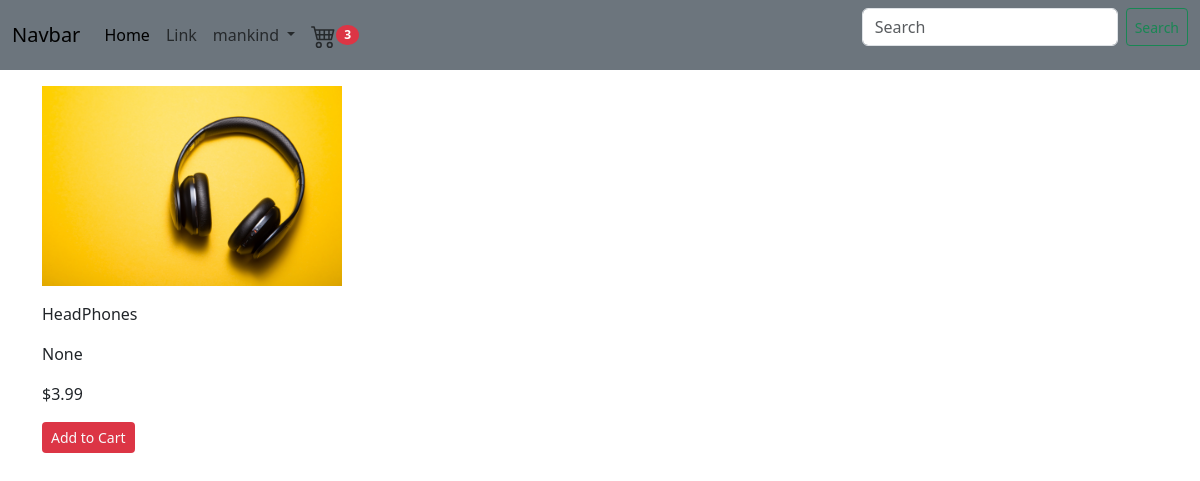
/products/1/ (signed in), run on the app's committed database.
### store/models.py (models this page shows, shortened)
class Order(models.Model):
    customer = models.ForeignKey(Customer, related_name='orders', null=True, blank=True, on_delete =models.CASCADE )
    billing_address = models.ForeignKey(BillingAddress, on_delete=models.SET_NULL, blank=True, null=True, related_name='billing_address_order_set')
    date_ordered = models.DateTimeField(auto_now_add=True)
    complete = models.BooleanField(default=False, null=True, blank=False)
    transaction_id = models.UUIDField(default=uuid.uuid4, primary_key=True)
    @property
    def get_cart_items(self):
        orderitems = self.orderitem_set.all()
        total = sum([item.quantity for item in orderitems])
        return total

class OrderItem(models.Model):
    product = models.ForeignKey(Product, on_delete=models.SET_NULL, blank=True, null=True)
    order = models.ForeignKey(Order, on_delete=models.SET_NULL, blank=True, null=True)
    quantity = models.IntegerField(default=0, null=True, blank=True)
    date_added = models.DateTimeField(default=timezone.now)

class Product(models.Model):
    name = models.CharField(max_length=225, null=True)
    image = models.ImageField(blank=False, null=False)
    description = models.CharField(null=True, blank=True,max_length=50)
    price = models.DecimalField(max_digits=7, decimal_places=2)
    digital = models.BooleanField(default=False, null=True, blank=True)
    date_added = models.DateTimeField(default=timezone.now)
    @property
    def imageURL(self):
        try:
            url = self.image.url
        except:
            url = ''
        return url

### store/views.py (the view)
# urls.py: path("products/<str:pk>/", Products.as_view(), name="products"),
class Products(DetailView):
    model = Product
    template_name = 'products.html'
    context_object_name = 'product'
    def get_context_data(self, **kwargs):
        context = super().get_context_data(**kwargs)
        if self.request.user.is_authenticated:
            order, created = Order.objects.get_or_create(customer=self.request.user.customer, complete=False)
            order_item = order.orderitem_set.all()
            context["order"] = order
            context["order_item"] = order_item
        return context

### store/templates/products.html (shortened to what this page needs)
{% extends 'base.html' %}
{% block content %}
    <div class="row">
        <div class="col my-3" id='cart-card'>
            <p><img src="{{product.imageURL}}" alt="" width='300'></p>
            <p>{{product.name}}</p>
            <p>{{product.description}}</p>
            <p>${{product.price}}</p>
            <p><button class='btn update-cart  btn-sm bg-danger text-light' value={{product.id}}>Add to Cart</button></p>
        </div>
    </div>
{% endblock content %}

### store/templates/base.html (shortened to what this page needs)
{% load static %}
{% load bootstrap5 %}
{% bootstrap_css %}
<!DOCTYPE html>
<html lang="en">
<head>
</head>
<body>
    <nav class="navbar navbar-expand-lg bg-secondary">
        <div class="container-fluid">
          <a class="navbar-brand" href="/">Navbar</a>
          <div class="collapse navbar-collapse" id="navbarSupportedContent">
            <ul class="navbar-nav me-auto mb-2 mb-lg-0">
              <li class="nav-item">
                <a class="nav-link active" aria-current="page" href="/">Home</a>
              </li>
              <li class="nav-item">
                <a class="nav-link" href="#">Link</a>
              </li>
              <li class="nav-item dropdown">
              {% if user.is_authenticated%}
                  <a class="nav-link dropdown-toggle" href="#" role="button" data-bs-toggle="dropdown" aria-expanded="false">
                    {{user.username}}
                  </a>
              {% endif %}
              </li>
              <li class="nav-item">
                <a class="nav-link" href=" {% url 'cart' %} "><small class='badge bg-danger rounded-circle'id='cart-badge'>
                 {{order.get_cart_items}}
                </small></a>
              </li>
            </ul>
            <form class="d-flex" method="GET" action="{% url 'store' %}">
              <input class="form-control me-2" type="search" placeholder="Search" aria-label="Search" name="q" style='width:16rem;'>
              <button class="btn btn-sm btn-outline-success" type="submit">Search</button>
            </form>
          </div>
        </div>
    </nav>
    <div class='container'>
      {% block content %}
      {% endblock content %}
    </div>
</body>
</html>

### data on the page
Order: get_cart_items "3"
Product: imageURL (picture), name "HeadPhones", description "None", price "3.99"

### other printed values
{{ user.username }} "mankind"
